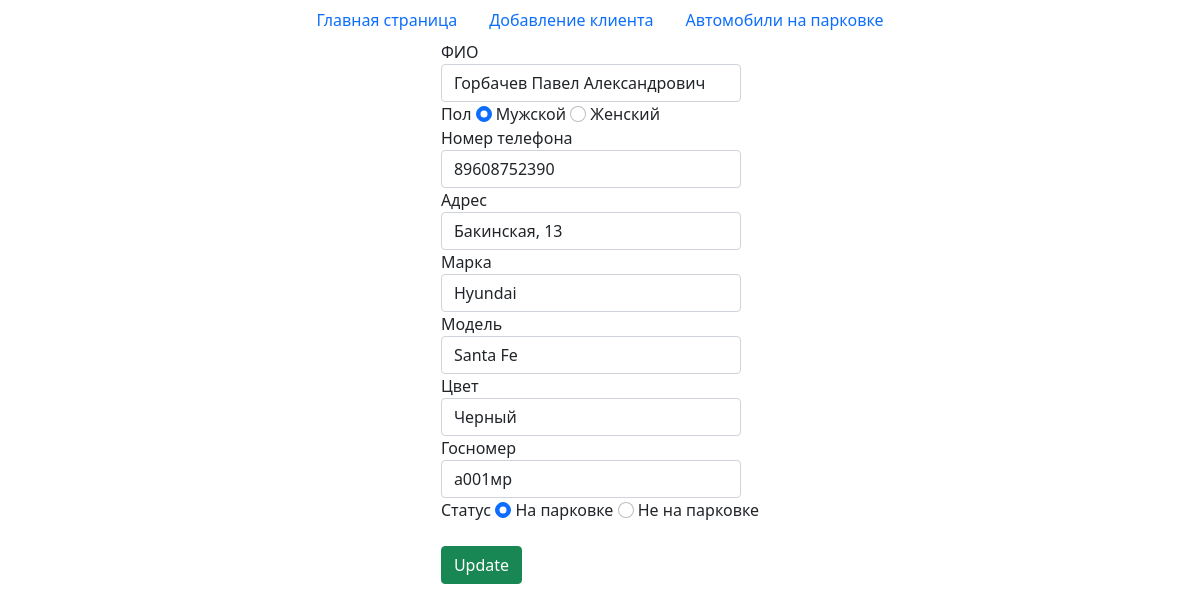
/edit.php?edit=1, run on the app's committed database.
### tables this page shows
CREATE TABLE `clients` (
  `id` int NOT NULL,
  `ФИО` varchar(100) NOT NULL,
  `Пол` char(1) NOT NULL DEFAULT 'М',
  `Телефон` varchar(12) NOT NULL DEFAULT '89608752390',
  `Адрес` varchar(100) NOT NULL DEFAULT 'Бакинская, 13',
  `Автомобиль` int DEFAULT NULL
);

CREATE TABLE `cars` (
  `id` int NOT NULL,
  `Марка` varchar(50) NOT NULL,
  `Модель` varchar(50) NOT NULL,
  `Цвет` varchar(50) NOT NULL,
  `Госномер` varchar(12) NOT NULL,
  `Статус` tinyint(1) NOT NULL DEFAULT '0'
);

### process.php (called while the page is built, shortened)
<?php
$mysqli = new mysqli('localhost', 'root', 'root', 'parking') or die(mysqli_error($mysqli));
if (isset($_GET['edit'])){
    $id = $_GET['edit'];
    $client = $mysqli->query("SELECT * FROM clients WHERE id=$id") or die($mysqli->error);
    if ($client!=NULL){
        $row = $client->fetch_array();
        $name = $row['ФИО'];
        $phone = $row['Телефон'];
        $address = $row['Адрес'];
        $carId = $row['Автомобиль'];
        $carArray = $mysqli->query("SELECT * FROM cars WHERE id=$carId") or die($mysqli->error);
        $car = $carArray->fetch_array();
        $mark = $car['Марка'];
        $model= $car['Модель'];
        $color = $car['Цвет'];
        $number = $car['Госномер'];
        $status = $car['Статус'];
        if (isset($status)){
            switch($status){
                case 1:
                    $statusFirstButton = 'checked';
                    $statusSecondButton = '';
                    break;
            }
        }
    }
}

### edit.php (the view, shortened to what this page needs)
<!DOCTYPE html>
<html>
<head>
    <link href="https://cdn.jsdelivr.net/npm/bootstrap@5.0.0-beta2/dist/css/bootstrap.min.css" rel="stylesheet"
>
</head>
<body>
    <?php require_once 'process.php'; ?>
    <nav class="nav justify-content-center">
        <a class="nav-link" href="index.php">Главная страница</a>
        <a class="nav-link" href="add.php">Добавление клиента</a>
        <a class="nav-link" href="parking.php">Автомобили на парковке</a>
    </nav>
    <div class="container">
        <div class="row">
            <div class="input-group justify-content-center">
                <form action="process.php" method="POST">
                    <div>
                    <label for="FIO">ФИО</label>
                        <input type="text" class="form-control" name="name" value="<?php echo $name; ?>"
                            placeholder="Иванов Иван Иванович" minlength=3>
                    </div>
                    <div>
                        <label for="sex">Пол</label>
                        <input class="form-check-input" type="radio" value="М" name="sex" checked> Мужской
                        <input class="form-check-input" type="radio" value="Ж" name="sex"> Женский
                    </div>
                    <div>
                        <label for="phone">Номер телефона</label>
                        <input type="phone" class="form-control" name="phone" value="<?php echo $phone; ?>"
                            placeholder="88005553535" required>
                    </div>
                    <div>
                        <label for="address">Адрес</label>
                        <input type="address" class="form-control" name="address" value="<?php echo $address; ?>"
                            placeholder="Суздальского, 54">
                    </div>
                    <div>
                        <label for="mark">Марка</label>
                        <input type="text" class="form-control" name="mark" value="<?php echo $mark; ?>"
                            placeholder="Honda" required>
                    </div>
                    <div>
                        <label for="model">Модель</label>
                        <input class="form-control" type="text" name="model" value="<?php echo $model; ?>"
                            placeholder="Pilot" required>
                    </div>
                    <div>
                        <label for="color">Цвет</label>
                        <input type="phone" class="form-control" name="color" value="<?php echo $color; ?>"
                            placeholder="Белый"required>
                    </div>
                    <div>
                        <label for="number">Госномер</label>
                        <input type="address" class="form-control" name="number" value="<?php echo $number; ?>"
                            placeholder="а001мр" required>
                    </div>
                    <div>
                        <label for="status">Статус</label>
                        <input class="form-check-input" type="radio" value="1" name="status" <?php echo $statusFirstButton ?> > На парковке
                        <input class="form-check-input" type="radio" value="0" name="status" <?php echo $statusSecondButton ?> > Не на парковке
                    </div>
                    <div>
                        <br>
                        <button type="submit" name="update" class="btn btn-success">Update</button>
                    </div>
                </form>
            </div>
        </div>
    </div>
</body>
</html>

### edit.php (style rules this page uses)
.form-control { width: 300px; }

### data on the page
clients: name "Горбачев Павел Александрович", phone "89608752390", address "Бакинская, 13"
cars: mark "Hyundai", model "Santa Fe", color "Черный", number "а001мр"
